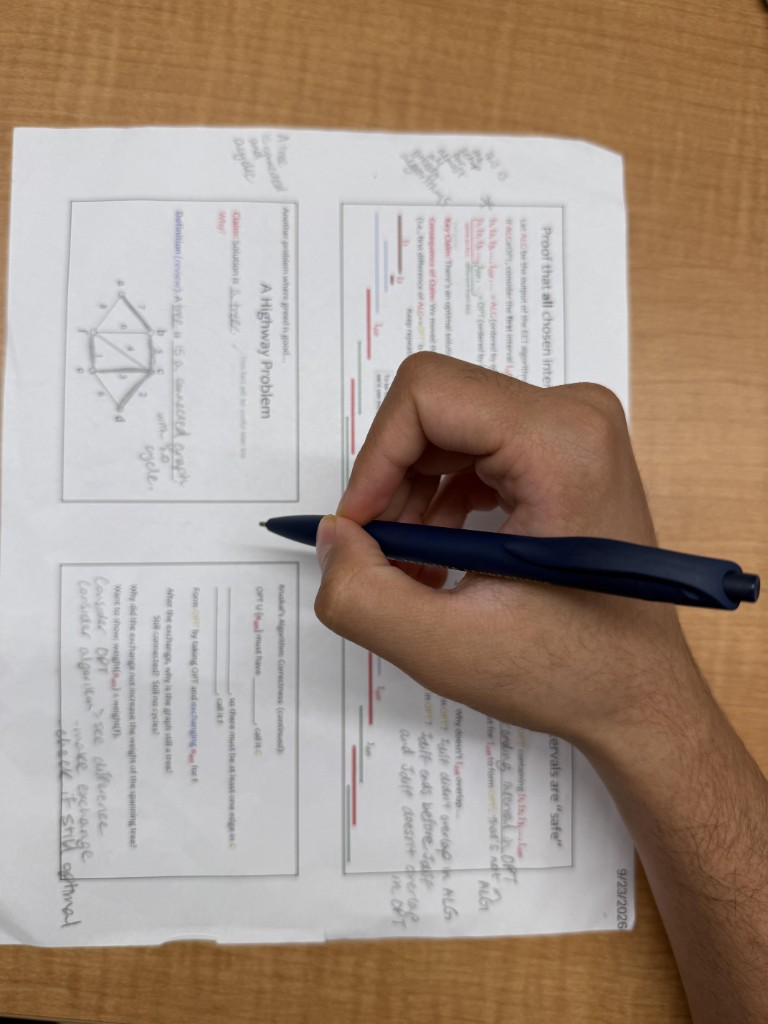
#> input picture data/pen_reference.jpg, 768 x 1024 px
$ python -i page_calibration.py   (imports and definitions only)
#> lines starting #> are read from the running program, lines starting #| are printed output that depends on the picture; after the words box and inside, x2 and y2 are one past the last pixel; in counts of white or black regions, pixels touching at a corner belong together
#> further down, picture is the input picture: shape (1024, 768, 3); mean B, G, R 134.3, 148, 165.8
"""
Page calibration: 4 page corners in camera pixels -> homography -> PAGE-NORMALIZED coords.  Owner: Dev 2.

Corners are always ordered as the student reads the page: top-left, top-right, bottom-right,
bottom-left. That fixes the page orientation no matter how the camera is rotated.
Saved to data/page_calibration.json and reloaded by PenTracker on start.
Run `python tools/calibrate_page.py` (or press `c` in `python -m src.tracker`).
"""
from __future__ import annotations

import json
import os
import time
from dataclasses import dataclass
from typing import Callable, List, Optional, Sequence, Tuple

import cv2
import numpy as np

from src.contracts import PAGE_H_CM, PAGE_W_CM

CALIB_PATH = "data/page_calibration.json"
UNIT_SQUARE = np.float32([[0, 0], [1, 0], [1, 1], [0, 1]])
CORNER_NAMES = ("TOP-LEFT", "TOP-RIGHT", "BOTTOM-RIGHT", "BOTTOM-LEFT")


@dataclass
class PageCalibration:
    corners_px: np.ndarray                 # (4, 2) float32, TL TR BR BL
    image_size: Tuple[int, int]            # (w, h) of the frames the corners were clicked on
    page_w_cm: float = PAGE_W_CM
    page_h_cm: float = PAGE_H_CM

    # [4 lines left out: function __post_init__, not called in this run]

    # -- mapping
    def to_page(self, x: float, y: float) -> Tuple[float, float]:
        p = self.H @ np.array([x, y, 1.0])
        return float(p[0] / p[2]), float(p[1] / p[2])

    def to_pixels(self, u: float, v: float) -> Tuple[float, float]:
        p = self.H_inv @ np.array([u, v, 1.0])
        return float(p[0] / p[2]), float(p[1] / p[2])

    # [12 lines left out: functions page_polygon_px, scaled_to, not called in this run]

    # -- rectification
    def rectified_size(self, px_per_cm: float) -> Tuple[int, int]:
        return int(round(self.page_w_cm * px_per_cm)), int(round(self.page_h_cm * px_per_cm))

    # [38 lines left out: functions rectify_matrix, rectify, save, load, order_corners, not called in this run]


def detect_page_corners(frame: np.ndarray, min_area_frac: float = 0.08,
                        min_contrast: float = 30.0, border_px: int = 3) -> Optional[np.ndarray]:
    """Find the white sheet on a darker desk: largest bright 4-sided contour. None if not found.
    Rejects quads touching the frame edge (page not fully in view / no page at all) and quads that
    are not clearly brighter than their surroundings."""
#> called with min_area_frac = 0.08, min_contrast = 30, border_px = 3
    gray = cv2.GaussianBlur(cv2.cvtColor(frame, cv2.COLOR_BGR2GRAY), (7, 7), 0)
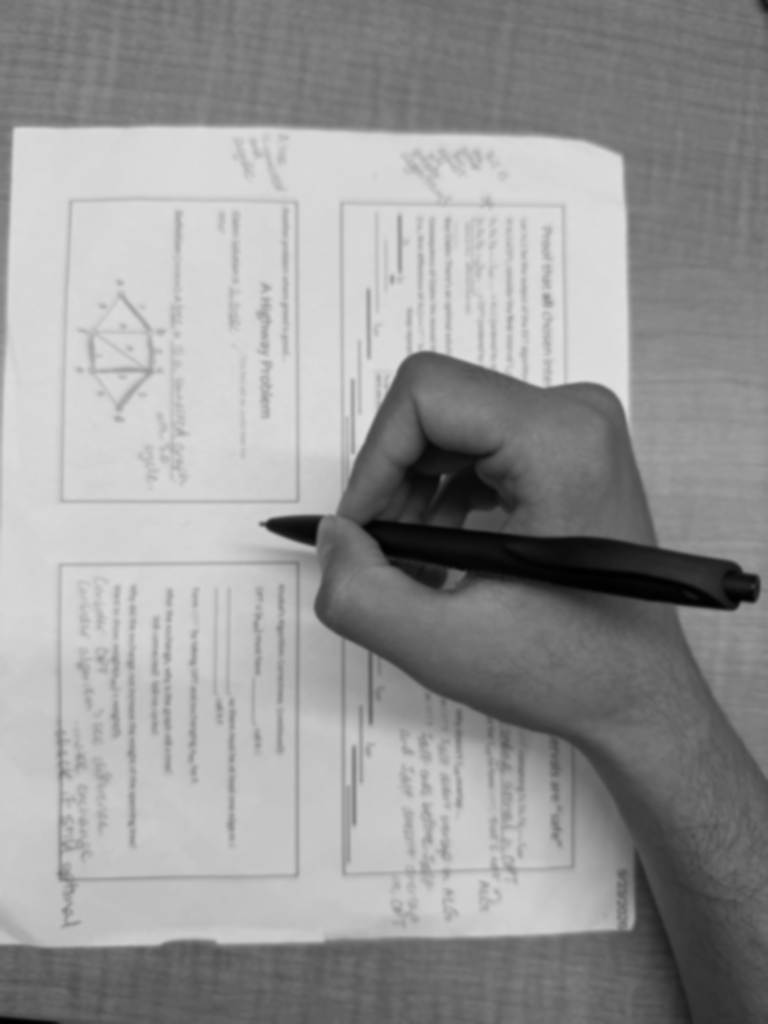
#> gray: shape (1024, 768); min 0, max 223, mean 151.7
    _, th = cv2.threshold(gray, 0, 255, cv2.THRESH_BINARY + cv2.THRESH_OTSU)
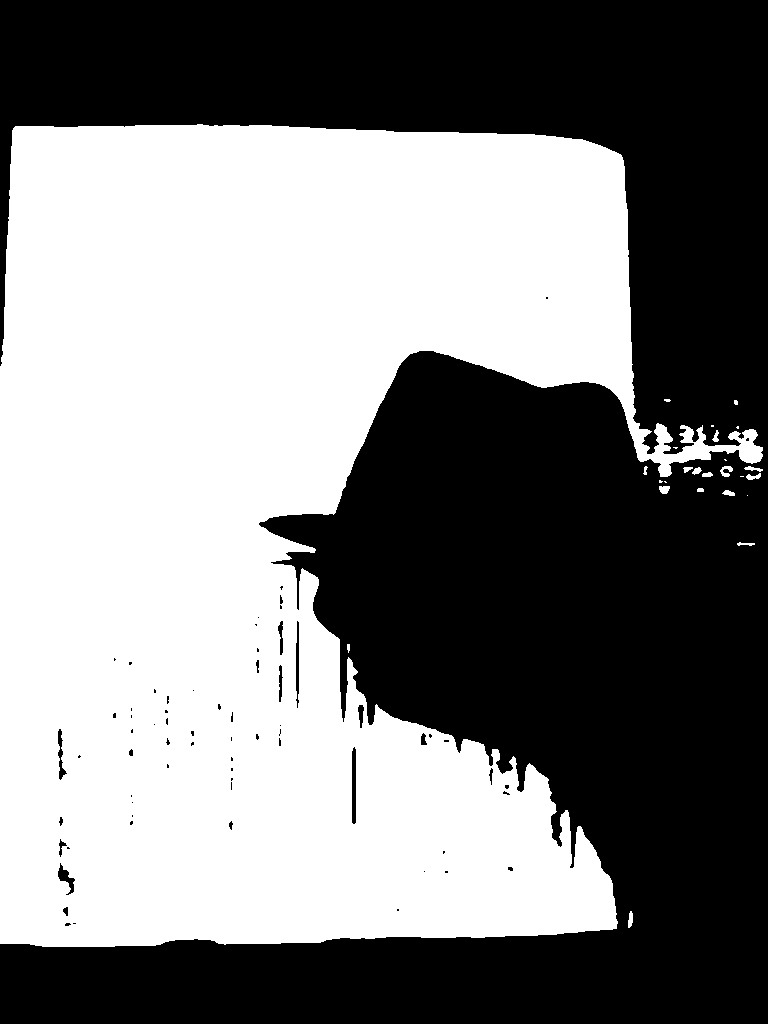
#> th: shape (1024, 768); 50.1% white; 68 black regions (52 under 20 px), largest, box (x1, y1, x2, y2) and area: (0, 0, 768, 1024) 390361, (352, 747, 356, 824) 299, (296, 621, 299, 708) 212
    th = cv2.morphologyEx(th, cv2.MORPH_CLOSE, np.ones((9, 9), np.uint8))
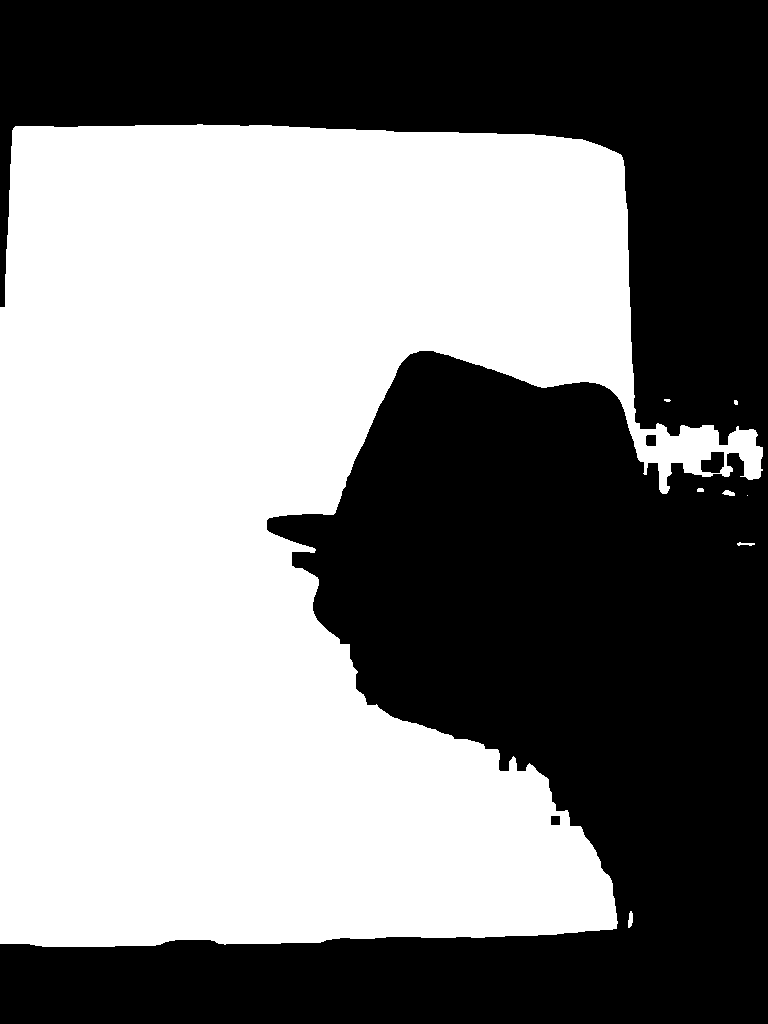
#> th: shape (1024, 768); 50.8% white; 4 black regions
    contours, _ = cv2.findContours(th, cv2.RETR_EXTERNAL, cv2.CHAIN_APPROX_SIMPLE)
#> contours = 8 contours, 4 with area under 20; largest, box (x1, y1, x2, y2) and area: (0, 124, 763, 947) 397623, (628, 911, 633, 928) 46, (722, 490, 735, 496) 38, (737, 542, 755, 546) 24
    h, w = gray.shape
#> h = 1024; w = 768
    for c in sorted(contours, key=cv2.contourArea, reverse=True)[:5]:
        if cv2.contourArea(c) < min_area_frac * w * h:
            break
        peri = cv2.arcLength(c, True)
        for eps in (0.02, 0.03, 0.05):
            approx = cv2.approxPolyDP(c, eps * peri, True)
            if len(approx) != 4 or not cv2.isContourConvex(approx):
                continue
            q = approx.reshape(4, 2)
            if (q[:, 0].min() < border_px or q[:, 1].min() < border_px
                    or q[:, 0].max() > w - 1 - border_px or q[:, 1].max() > h - 1 - border_px):
                break
            inside = np.zeros_like(gray)
            cv2.fillConvexPoly(inside, q.astype(np.int32), 255)
            if cv2.mean(gray, inside)[0] - cv2.mean(gray, 255 - inside)[0] < min_contrast:
                break
            return order_corners(q)
#> this loop made 2 passes
#> peri on pass 1: 4206.9
    return None


class StablePageDetector:
    """Hands-free calibration: accepts the auto-detected page once its corners have stayed
    within `tol_px` for `hold_s` seconds. Detected corners wobble a few pixels frame to frame
    (phone stabilisation / focus), and single frames can miss: misses shorter than `max_gap_s`
    are ignored; a longer gap (hand over a corner, page moved away) restarts the countdown."""

    # [141 lines left out: functions __init__, reset, update, click_corners, _draw_loupe, not called in this run]

>>> import cv2
>>> picture = cv2.imread('../data/pen_reference.jpg')
>>> result = detect_page_corners(picture)
